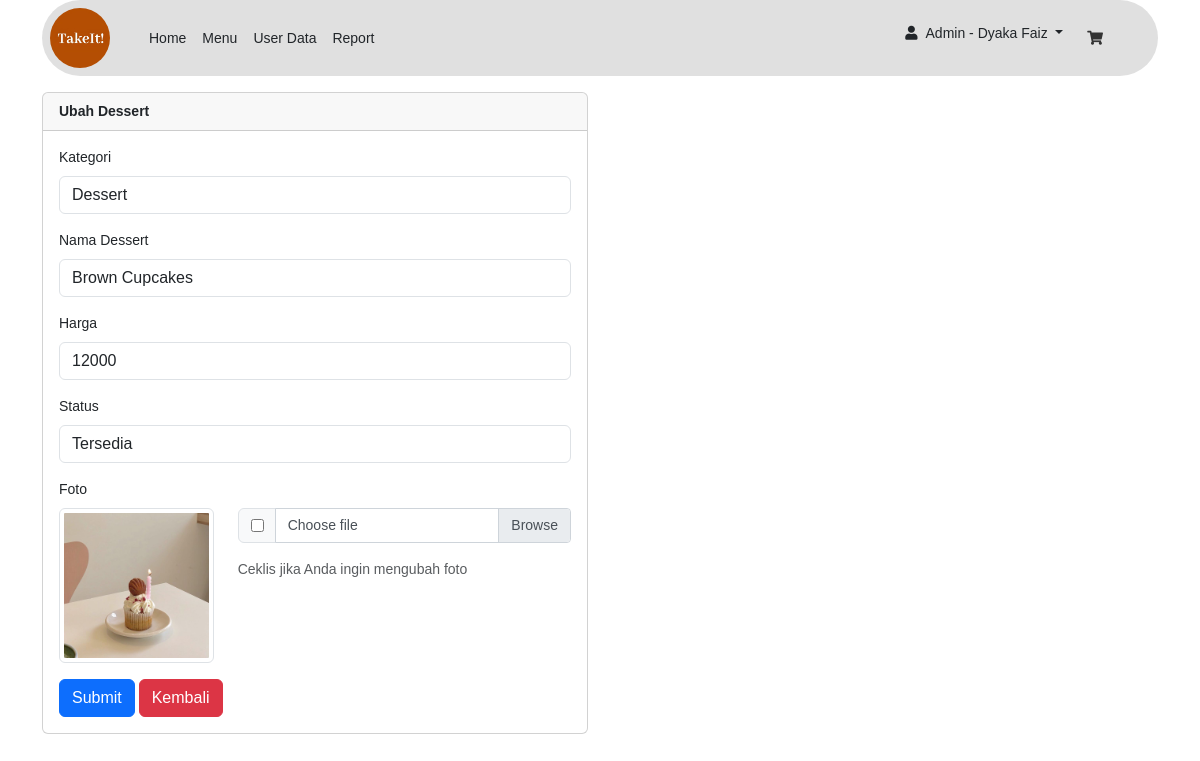
/dashboard/index.php?ubah_makanan=28 (signed in), run on the app's committed database.
### tables this page shows
CREATE TABLE `tb_masakan` (
  `id_masakan` int(11) NOT NULL,
  `kategori_masakan` varchar(128) NOT NULL,
  `nama_masakan` varchar(128) NOT NULL,
  `harga_masakan` int(128) NOT NULL,
  `foto` varchar(255) NOT NULL,
  `status_masakan` int(1) NOT NULL
);

### dashboard/admin/ubah_makanan.php (the view, shortened to what this page needs)
<?php
$id = $_GET['ubah_makanan'];
$query = "SELECT * FROM tb_masakan WHERE id_masakan='$id'";
$sql = mysqli_query($kon, $query);
$data = mysqli_fetch_array($sql);
if ($data['kategori_masakan'] == "Coffee") {
	$kategori = "Coffee";
	$sc = "Selected";
} elseif ($data['kategori_masakan'] == "NoCoffee") {
	$kategori = "NoCoffee";
	$snc = "Selected";
} elseif ($data['kategori_masakan'] == "Dessert") {
	$kategori = "Dessert";
	$sd = "Selected";
}
?>
<div class="container mt-3">
	<div class="row">
		<div class="col-lg-6">
			<div class="card">
				<div class="card-header">
					<strong>Ubah <?= $kategori; ?></strong>
				</div>
				<div class="card-body">
					<form action="fungsi/ubahMakanan.php?id_masakan=<?= $data['id_masakan'] ?>" method="post" enctype="multipart/form-data">
						<div class="form-group">
							<label class="form-label" for="kategori_masakan">Kategori</label>
							<select name="kategori_masakan" id="kategori_masakan" class="form-control">
								<option value="Dessert" <?= $sd; ?>>Dessert</option>
							</select>
						</div>
						<div class="form-group">
							<label class="form-label" for="nama_masakan">Nama <?= $kategori; ?></label>
							<input type="text" class="form-control" id="nama_masakan" name="nama_masakan" value="<?= $data['nama_masakan'] ?>">
						</div>
						<div class="form-group">
							<label class="form-label" for="harga_masakan">Harga</label>
							<input type="number" class="form-control" id="harga_masakan" name="harga_masakan" min="0" value="<?= $data['harga_masakan'] ?>">
						</div>
						<div class="form-group">
							<label class="form-label" for="status_masakan">Status</label>
							<select name="status_masakan" id="status_masakan" class="form-control">
								<?php
								if ($data['status_masakan'] == 1) {
									$tersedia = "Selected";
								} elseif ($data['status_masakan'] == 0) {
									$tTersedia = "Selected";
								}
								?>
								<option value="1" <?= $tersedia; ?>>Tersedia</option>
							</select>
						</div>
						<?php
						if ($kategori == "Coffee") {
							$src = 'Coffee';
						} elseif ($kategori == "NoCoffee") {
							$src = 'NoCoffee';
						} elseif ($kategori == "Dessert") {
							$src = 'Dessert';
						}
						?>
						<div class="form-group">
							<label class="form-label" for="foto">Foto</label>
							<div class="row">
								<div class="col-md-4">
									<img src="assets/image/<?= $src; ?>/<?= $data['foto'] ?>" alt="makanan" class="img-thumbnail">
								</div>
								<div class="col-md-8">
									<div class="input-group mb-3">
										<div class="input-group-prepend">
											<div class="input-group-text">
												<input type="checkbox" name="ubah_foto">
											</div>
										</div>
										<div class="custom-file">
											<label class="custom-file-label" for="foto">Choose file</label>
										</div>
									</div>
									<span class="help-block text-muted">Ceklis jika Anda ingin mengubah foto</span>
								</div>
							</div>
						</div>
						<button type="submit" class="btn btn-primary">Submit</button>
						<button type="button" class="btn btn-danger" onclick="history.back()">Kembali</button>
					</form>
				</div>
			</div>
		</div>
	</div>
</div>

### dashboard/assets/css/custom.css (style rules this page uses)
body { font-size: 0.875rem; font-family: Helvetica, Arial, sans-serif; background-color: #fff; color: #333; }

### data on the page
tb_masakan: kategori_masakan "Dessert", nama_masakan "Brown Cupcakes", harga_masakan "12000", kategori_masakan+foto (picture)

### other printed values
$_SESSION['level'] "Admin"
$_SESSION['nama_user'] "Dyaka Faiz"
